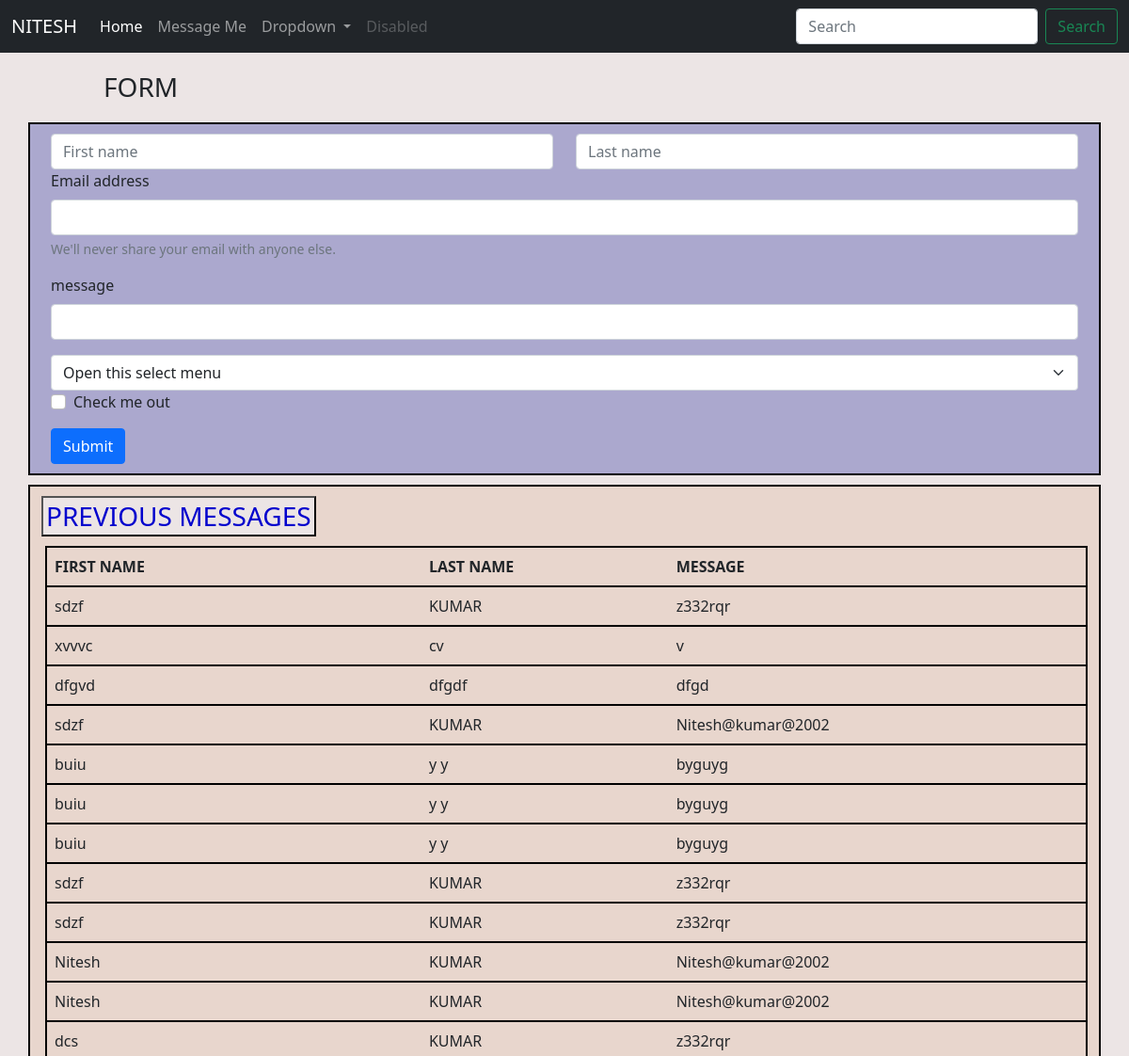
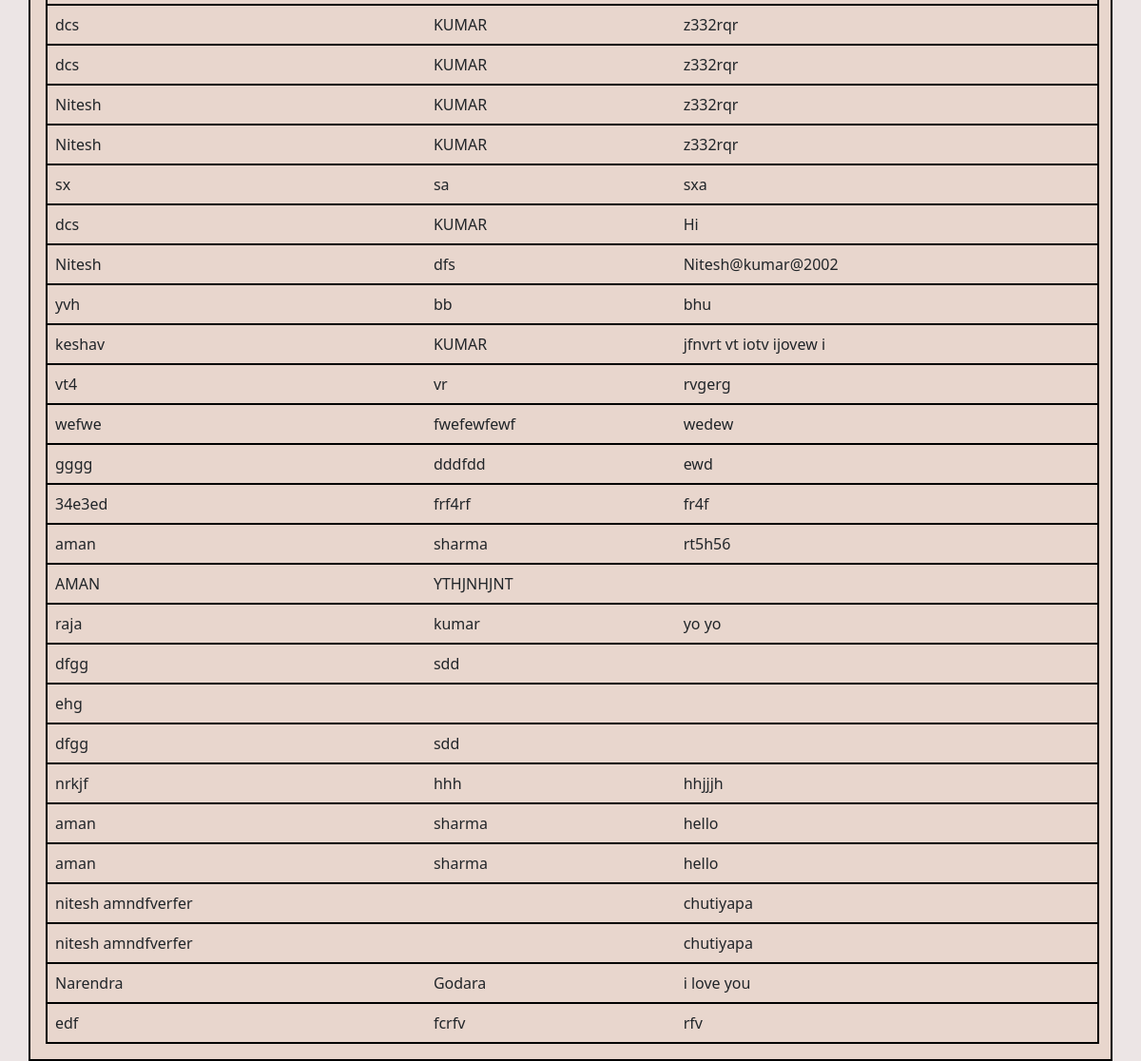
/contactme, run on the app's committed database (2 pictures, top to bottom).
### formtaken/models.py (models this page shows, shortened)
class submitinfo(models.Model):
    firstname=models.CharField(max_length=10)
    lastname=models.CharField(max_length=10)
    email=models.CharField(max_length=20)
    password=models.CharField(max_length=20)
    selecttxt=models.CharField(max_length=20)
    checkbox=models.CharField(max_length=10)

### formtaken/views.py (the view)
# urls.py: path('contactme',views.contactme,name="contact"),
def contactme(request):
    submit_in_fo=submitinfo.objects.all()
    return render(request,'form.html',{"messages":submit_in_fo})

### templates/form.html (shortened to what this page needs)
<!DOCTYPE html>
<html lang="en">
<head>
    <link href="https://cdn.jsdelivr.net/npm/bootstrap@5.0.0/dist/css/bootstrap.min.css" rel="stylesheet">
</head>
<body style="background-color: rgba(160, 123, 123, 0.198);">
    <nav class="navbar navbar-expand-lg navbar-dark bg-dark">
        <div class="container-fluid">
          <a class="navbar-brand" href="/">NITESH</a>
          <div class="collapse navbar-collapse" id="navbarSupportedContent">
            <ul class="navbar-nav me-auto mb-2 mb-lg-0">
              <li class="nav-item">
                <a class="nav-link active" aria-current="page" href="/">Home</a>
              </li>
              <li class="nav-item">
                <a class="nav-link" href="/contactme">Message Me</a>
              </li>
              <li class="nav-item dropdown">
                <a class="nav-link dropdown-toggle" href="#" id="navbarDropdown" role="button" data-bs-toggle="dropdown" aria-expanded="false">
                  Dropdown
                </a>
              </li>
              <li class="nav-item">
                <a class="nav-link disabled" href="#" tabindex="-1" aria-disabled="true">Disabled</a>
              </li>
            </ul>
            <form class="d-flex">
              <input class="form-control me-2" type="search" placeholder="Search" aria-label="Search">
              <button class="btn btn-outline-success" type="submit">Search</button>
            </form>
          </div>
        </div>
      </nav>
      <h3 style="margin-left: 110px; margin-bottom: 20px; margin-top: 20px;">FORM</h3>
      <div class="container" style="border: 2px solid black; background-color: #454aa963;" >
        <form action="/formsubmit" method="POST" style="margin: 10px;" >
            <div class="row">
                <div class="col">
                  <input name="firstname" type="text" class="form-control" placeholder="First name" aria-label="First name">
                </div>
                <div class="col">
                  <input name="lastname" type="text" class="form-control" placeholder="Last name" aria-label="Last name">
                </div>
              </div>
            <div class="mb-3">
              <label for="exampleInputEmail1" class="form-label">Email address</label>
              <input name="email" type="email" class="form-control" id="exampleInputEmail1" aria-describedby="emailHelp">
              <div id="emailHelp" class="form-text">We'll never share your email with anyone else.</div>
            </div>
            <div class="mb-3">
              <label for="exampleInputPassword1" class="form-label">message</label>
              <input name="password" type="text" class="form-control" id="exampleInputPassword1">
            </div>
            <select name="selecttxt" class="form-select" aria-label="Default select example">
                <option selected>Open this select menu</option>
              </select>
            <div class="mb-3 form-check">
              <input name="checkbox" type="checkbox" class="form-check-input" id="exampleCheck1">
              <label class="form-check-label" for="exampleCheck1">Check me out</label>
            </div>
            <button type="submit" class="btn btn-primary">Submit</button>
          </form>
     </div>
     <div class="container" style=" background-color: #dba78540;  margin-top: 10px; border: 2px solid rgb(0, 0, 0);">
      <h3 style=" margin-top: 10px; margin-bottom: 10px; " ><button style="padding:3px; font-weight: 400; color: mediumblue; background-color: #ece5e5;">PREVIOUS MESSAGES</button></h3>
      <div style="margin-top: 10px; margin-left: 4px; ">
       <table class="table" style="border: 2px solid black;" >
        <thead>
          <tr>
            <th scope="col">FIRST NAME</th>
            <th scope="col">LAST NAME</th>
            <th scope="col">MESSAGE</th>
          </tr>
        </thead>
        <tbody>
          {% for msg in messages %}
          <tr style="border: 2px solid black;">
           <td>{{msg.firstname}}</td>
           <td>{{msg.lastname}}</td>
           <td>{{msg.password}}</td>
          </tr>
          {% endfor %}
        </tbody>
      </table>
      </div>
    </div>
</body>
</html>

### data on the page
submitinfo: firstname "sdzf", lastname "KUMAR", password "z332rqr"
submitinfo: firstname "xvvvc", lastname "cv", password "v"
submitinfo: firstname "dfgvd", lastname "dfgdf", password "dfgd"
submitinfo: firstname "sdzf", lastname "KUMAR", password "Nitesh@kumar@2002"
submitinfo: firstname "buiu", lastname "y y", password "byguyg"
submitinfo: firstname "buiu", lastname "y y", password "byguyg"
submitinfo: firstname "buiu", lastname "y y", password "byguyg"
submitinfo: firstname "sdzf", lastname "KUMAR", password "z332rqr"
submitinfo: firstname "sdzf", lastname "KUMAR", password "z332rqr"
submitinfo: firstname "Nitesh", lastname "KUMAR", password "Nitesh@kumar@2002"
submitinfo: firstname "Nitesh", lastname "KUMAR", password "Nitesh@kumar@2002"
submitinfo: firstname "dcs", lastname "KUMAR", password "z332rqr"
submitinfo: firstname "dcs", lastname "KUMAR", password "z332rqr"
submitinfo: firstname "dcs", lastname "KUMAR", password "z332rqr"
submitinfo: firstname "Nitesh", lastname "KUMAR", password "z332rqr"
submitinfo: firstname "Nitesh", lastname "KUMAR", password "z332rqr"
submitinfo: firstname "sx", lastname "sa", password "sxa"
submitinfo: firstname "dcs", lastname "KUMAR", password "Hi"
submitinfo: firstname "Nitesh", lastname "dfs", password "Nitesh@kumar@2002"
submitinfo: firstname "yvh", lastname "bb", password "bhu"
submitinfo: firstname "keshav", lastname "KUMAR", password "jfnvrt vt iotv ijovew i"
submitinfo: firstname "vt4", lastname "vr", password "rvgerg"
submitinfo: firstname "wefwe", lastname "fwefewfewf", password "wedew"
submitinfo: firstname "gggg", lastname "dddfdd", password "ewd"
submitinfo: firstname "34e3ed", lastname "frf4rf", password "fr4f"
submitinfo: firstname "aman", lastname "sharma", password "rt5h56"
submitinfo: firstname "AMAN", lastname "YTHJNHJNT"
submitinfo: firstname "raja", lastname "kumar", password "yo yo"
submitinfo: firstname "dfgg", lastname "sdd"
submitinfo: firstname "ehg"
submitinfo: firstname "dfgg", lastname "sdd"
submitinfo: firstname "nrkjf", lastname "hhh", password "hhjjjh"
submitinfo: firstname "aman", lastname "sharma", password "hello"
submitinfo: firstname "aman", lastname "sharma", password "hello"
submitinfo: firstname "nitesh amndfverfer", password "chutiyapa"
submitinfo: firstname "nitesh amndfverfer", password "chutiyapa"
submitinfo: firstname "Narendra", lastname "Godara", password "i love you"
submitinfo: firstname "edf", lastname "fcrfv", password "rfv"
